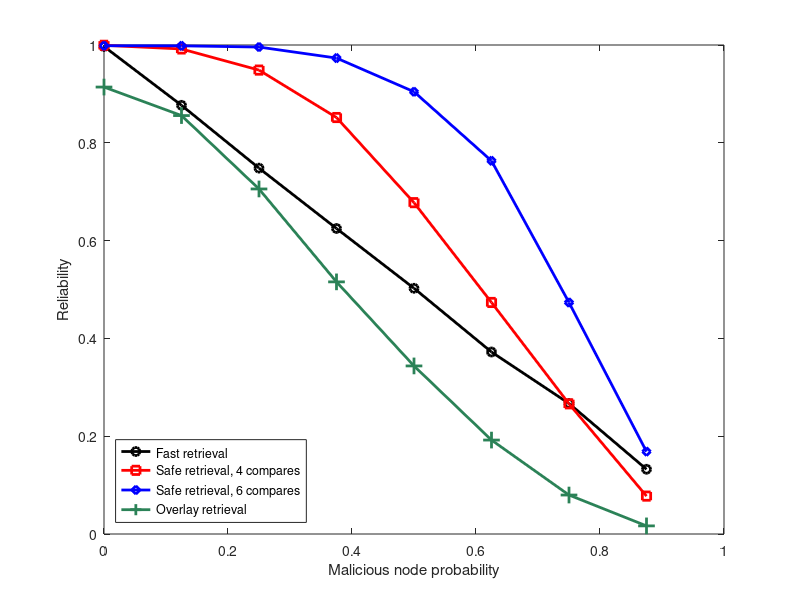
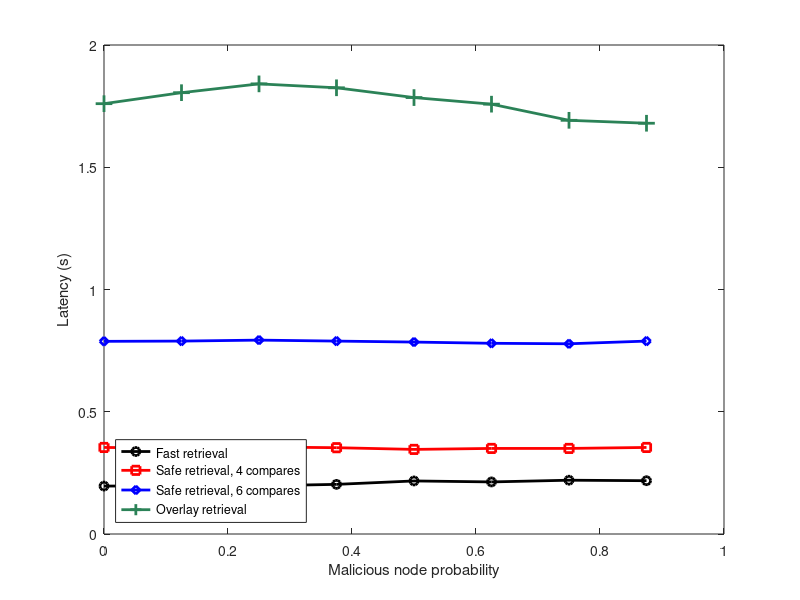
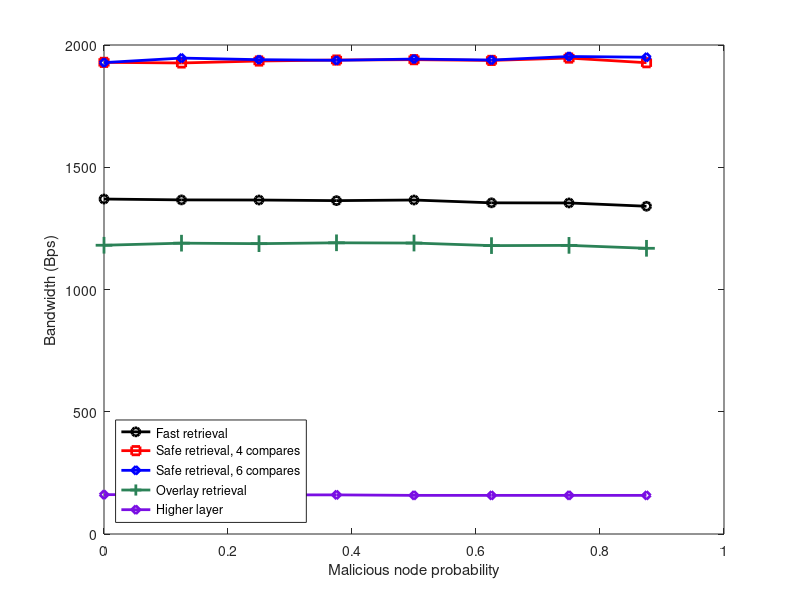

Here is the MATLAB script that generated these plots, in order:
close all
clear all

malicious_nodes =      [0.0,      0.125,    0.25,     0.375,    0.5,      0.625,    0.75,     0.875];

%Reliability
safe4_get_rel =        [0.9994,   0.9919,   0.9487,   0.8517,   0.6776,   0.4735,   0.2662,   0.0775,   0.0];
safe6_get_rel =        [0.9985,   0.9983,   0.9958,   0.9733,   0.9044,   0.7631,   0.4734,   0.1685,   0.0];
fast_get_rel =         [0.9970,   0.8767,   0.7482,   0.6248,   0.5025,   0.3722,   0.2669,   0.1324,   0.0];
overlay_get_rel =      [0.9140,   0.8557,   0.7056,   0.5156,   0.3437,   0.1921,   0.0797,   0.0166,   0.0];

%Responsiveness
%safe4_get_resp =       [0.214,    0.215,    0.207,    0.206,    0.206,    0.201,    0.204,    0.199,    0.0];
%safe6_get_resp =       [0.608,    0.613,    0.590,    0.539,    0.491,    0.431,    0.368,    0.329,    0.0];
safe4_get_resp =       [0.354,    0.351,    0.356,    0.353,    0.346,    0.350,    0.350,    0.354,    0.356];
safe6_get_resp =       [0.788,    0.789,    0.793,    0.789,    0.785,    0.780,    0.778,    0.789,    0.800];
fast_get_resp =        [0.196,    0.197,    0.197,    0.203,    0.217,    0.213,    0.220,    0.218,    0.165];
overlay_get_resp =     [1.760,    1.805,    1.841,    1.825,    1.785,    1.758,    1.692,    1.680,    1.680];

%Data used
safe4_get_data_in =    [4,        4,        4,        4,        4,        4,        4,        4,        4];
safe6_get_data_in =    [4,        4,        4,        4,        4,        4,        4,        4,        4];
fast_get_data_in =     [4,        4,        4,        4,        4,        4,        4,        4,        4];
overlay_get_data_in =  [4,        4,        4,        4,        4,        4,        4,        4,        4];

safe4_get_data_out =   [122,      120,      117,      105,      84,       58,       32,       9.4      0.0];
safe6_get_data_out =   [108,      108,      103,      95,       83,       65,       38,       13,      0.0];
fast_get_data_out =    [157,      157,      156,      156,      154,      154,      154,      154,     144];
overlay_get_data_out = [157,      157,      156,      156,      154,      154,      154,      154,     144];

%Group bandwidth
safe4_get_group_in =   [778,      777,      789,      793,      794,      791,      794,      785,      44];
safe6_get_group_in =   [784,      802,      794,      790,      792,      787,      802,      798,      43];
fast_get_group_in =    [186,      179,      180,      174,      178,      176,      175,      174,      165];
overlay_get_group_in = [0  ,      0  ,      0  ,      0  ,      0  ,      0  ,      0  ,      0  ,      0  ];

safe4_get_group_out =  [696,      693,      703,      707,      706,      707,      707,      699,      49];
safe6_get_group_out =  [702,      717,      712,      708,      705,      706,      718,      716,      49];
fast_get_group_out =   [182,      175,      177,      171,      174,      174,      172,      170,      182];
overlay_get_group_out= [0  ,      0  ,      0  ,      0  ,      0  ,      0  ,      0  ,      0  ,      0  ];

%Overlay bandwidth
safe4_get_overlay_in=  [1184,     1184,     1181,     1181,     1182,     1181,     1188,     1178,     0];
safe6_get_overlay_in=  [1178,     1180,     1180,     1181,     1186,     1184,     1185,     1185,     0];
fast_get_overlay_in =  [1180,     1183,     1182,     1185      1183,     1173      1174,     1161,     1160];
overlay_get_overlay_in=[1180,     1183,     1182,     1185,     1183,     1173,     1174,     1161,     1160];

safe4_get_overlay_out= [1200,     1199,     1196,     1196,     1198,     1195,     1204,     1193,     0];
safe6_get_overlay_out= [1192,     1194,     1194,     1196,     1202,     1200,     1201,     1201,     0];
fast_get_overlay_out = [1192,     1196,     1193,     1197,     1197,     1186,     1187,     1176,     1176];
overlay_get_overlay_out=[1182,    1196,     1193,     1197,     1197,     1186,     1187,     1176,     1176];

safe4_get_in = safe4_get_group_in + safe4_get_overlay_in;
safe6_get_in = safe6_get_group_in + safe6_get_overlay_in;
fast_get_in = fast_get_group_in + fast_get_overlay_in;
overlay_get_in = overlay_get_group_in + overlay_get_overlay_in;

safe4_get_out = safe4_get_group_out + safe4_get_overlay_out;
safe6_get_out = safe6_get_group_out + safe6_get_overlay_out;
fast_get_out = fast_get_group_out + fast_get_overlay_out;
overlay_get_out = overlay_get_group_out + overlay_get_overlay_out;

safe4_get = (safe4_get_in + safe4_get_out)/2;
safe6_get = (safe6_get_in + safe6_get_out)/2;
fast_get =  (fast_get_in + fast_get_out)/2;
overlay_get =  (overlay_get_in + overlay_get_out)/2;

safe4_get_data = safe4_get_data_in + safe4_get_data_out;
safe6_get_data = safe6_get_data_in + safe6_get_data_out;
fast_get_data = fast_get_data_in + fast_get_data_out;
overlay_get_data = overlay_get_data_in + overlay_get_data_out;

figure
set(gca, 'FontSize', 24)
plot(malicious_nodes, fast_get_rel(1:8), 'ko-', 'LineWidth',2);
hold on
plot(malicious_nodes, safe4_get_rel(1:8), 'rs-', 'LineWidth',2);
plot(malicious_nodes, safe6_get_rel(1:8), 'bd-', 'LineWidth',2);
plot(malicious_nodes, overlay_get_rel(1:8), '+-', 'Color',[0.17,0.51,0.34],'MarkerSize',12, 'LineWidth',2);
ylabel('Reliability');
xlabel('Malicious node probability');
hleg = legend('Fast retrieval','Safe retrieval, 4 compares','Safe retrieval, 6 compares', 'Overlay retrieval');
set(hleg, 'Location', 'SouthWest');

figure
set(gca, 'FontSize', 24)
plot(malicious_nodes, fast_get_resp(1:8), 'ko-', 'LineWidth',2);
hold on
plot(malicious_nodes, safe4_get_resp(1:8), 'rs-', 'LineWidth',2);
plot(malicious_nodes, safe6_get_resp(1:8), 'bd-', 'LineWidth',2);
plot(malicious_nodes, overlay_get_resp(1:8), '+-', 'Color',[0.17,0.51,0.34],'MarkerSize',12, 'LineWidth',2);
ylabel('Latency (s)');
xlabel('Malicious node probability');
hleg = legend('Fast retrieval','Safe retrieval, 4 compares','Safe retrieval, 6 compares', 'Overlay retrieval');
set(hleg, 'Location', 'SouthWest');

figure
set(gca, 'FontSize', 24)
plot(malicious_nodes, fast_get(1:8), 'ko-', 'LineWidth',2);
hold on
plot(malicious_nodes, safe4_get(1:8), 'rs-', 'LineWidth',2);
plot(malicious_nodes, safe6_get(1:8), 'bd-', 'LineWidth',2);
plot(malicious_nodes, overlay_get(1:8), '+-', 'Color',[0.17,0.51,0.34],'MarkerSize',12, 'LineWidth',2);
plot(malicious_nodes, fast_get_data(1:8), 'd-', 'Color',[0.48,0.06,0.89], 'LineWidth',2);
ylabel('Bandwidth (Bps)');
xlabel('Malicious node probability');
hleg = legend('Fast retrieval','Safe retrieval, 4 compares','Safe retrieval, 6 compares', 'Overlay retrieval', 'Higher layer');
set(hleg, 'Location', 'SouthWest');
